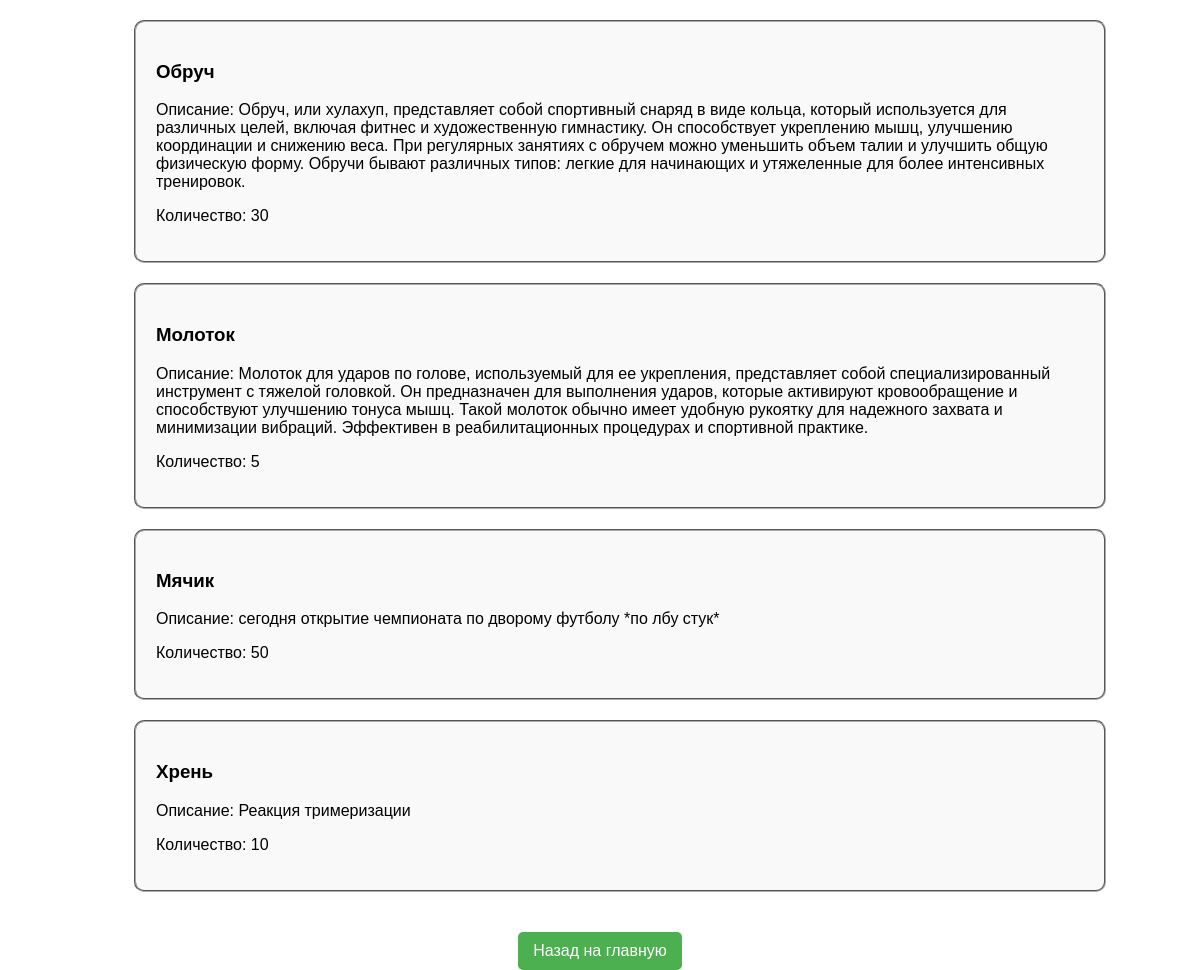
Page /inventory/owned_inventory/ (signed in) on the earlier database version.
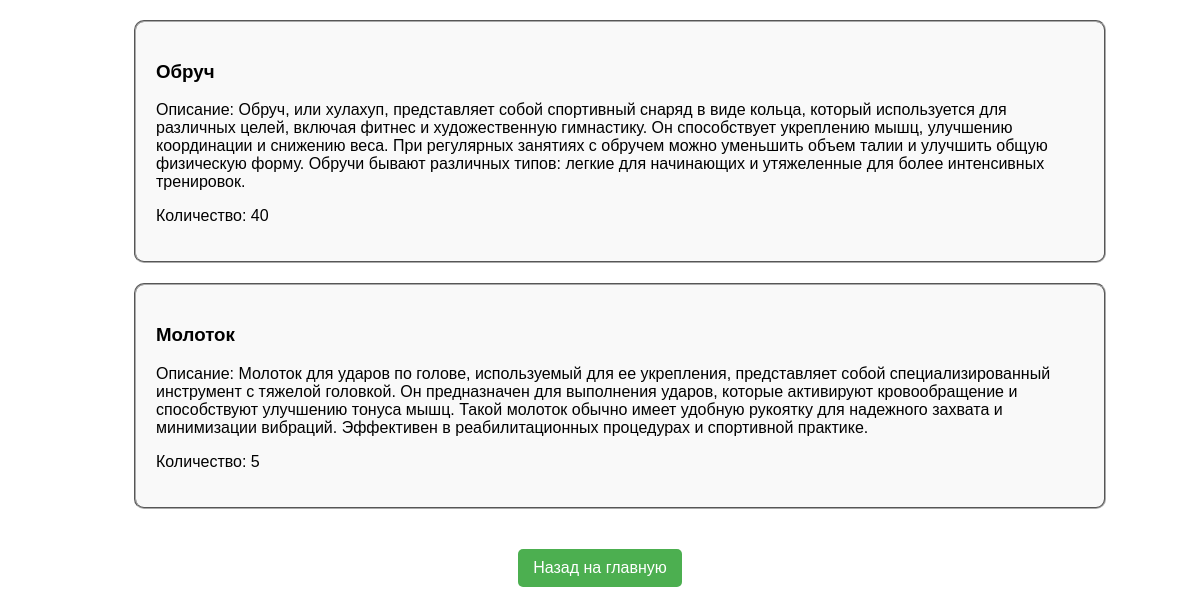
Same page on the later database version.
### invpage/models.py (models this page shows, shortened)
class Ownership(models.Model):
    user = models.ForeignKey(settings.AUTH_USER_MODEL, on_delete=models.CASCADE, related_name='owned_items', verbose_name=_("Пользователь"))
    item = models.ForeignKey(InventoryItem, on_delete=models.CASCADE, related_name='owners', verbose_name=_("Инвентарь"))
    quantity = models.PositiveIntegerField(default=1, verbose_name=_("Количество"))

class InventoryItem(models.Model):
    name = models.CharField(max_length=255, verbose_name=_("Название"))
    description = models.TextField(verbose_name=_("Описание"))
    status = models.CharField(max_length=50, default='Исправен', verbose_name=_("Статус"))
    item_id = models.AutoField(primary_key=True)
    quantity = models.PositiveIntegerField(default=0, verbose_name=_("Количество"))
    class Meta:
        verbose_name = _("предмет инвентаря")
        verbose_name_plural = _("Предметы инвентаря")

### invpage/views.py (the view)
# urls.py: path('owned_inventory/', owned_inv, name='owned_inv')
@login_required
def owned_inv(request):
    user = request.user
    owned_items = Ownership.objects.filter(user=user).select_related('item')
    return render(request, 'inventory_owned.html', {'owned_items': owned_items})

### invpage/templates/inventory_owned.html (shortened to what this page needs)
{% load static %}
<!DOCTYPE html>
<html lang="en">
<head>
    <link rel="stylesheet" href="{% static 'invpage/css/own_inv.css' %}">
</head>
<body>
<ul class="inventory-list good" id="inventory-list-good">
    {% for el in owned_items %}
        <li>
            <div class="inventory-card">
                <h3>{{ el.item.name }}</h3>
                <p>Описание: {{ el.item.description }}</p>
                <p>Количество: {{ el.quantity }}</p>
            </div>
        </li>
    {% empty %}
        <li>Нет доступного инвентаря.</li>
    {% endfor %}
</ul>
<div class="button-container">
    <a href="{% url 'index' %}">Назад на главную</a>
</div>
</body>
</html>

Differences in the rows shown:
removed Ownership: item.name "Мячик", item.description "сегодня открытие чемпионата по дворому футболу *по лбу стук*", quantity "50"
removed Ownership: item.name "Хрень", item.description "Реакция тримеризации", quantity "10"
changed Ownership "Обруч": quantity "30" → "40"
